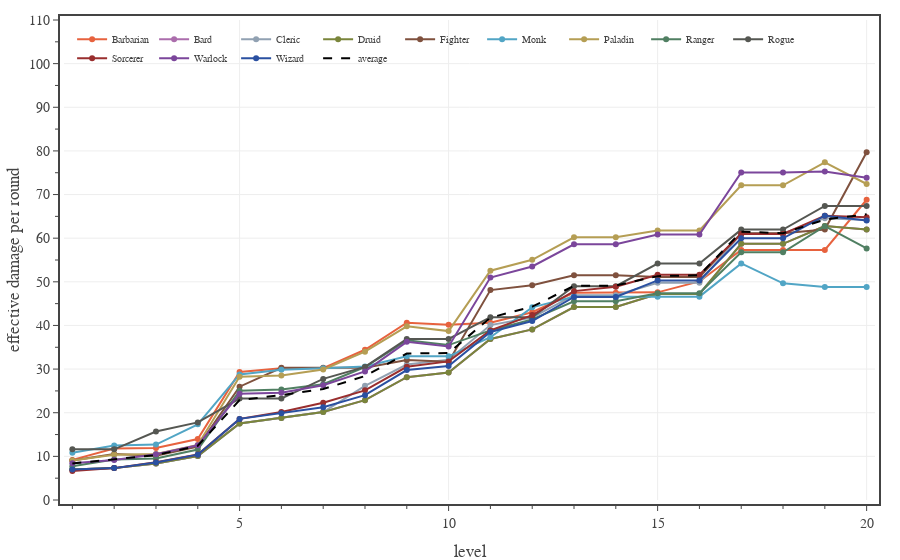

The cell this chart's notebook holds for it:
### Code cell
# Plots eDPR for each class, calculated for a full adventuring day with Medium encounters and two short rests.
encounter_difficulty = 'Medium'
pc_data_file = f'./pc data - {encounter_difficulty} 2 short rests.json'

with open(pc_data_file, 'r') as fin:
    pc_data = json.load(fin)

levels = np.array(range(1,21,1))

fig = go.Figure(
    layout=go.Layout(
        template=TFB_TEMPLATE,
        xaxis=dict(
            title_text='level',
            range=[0.8, 20.2],
            tick0=0, dtick=5,
            minor=dict(tick0=0, dtick=1),
        ),
        yaxis=dict(
            title_text='effective damage per round',
            range=[0, 110],
            tick0=0, dtick=10,
            minor=dict(tick0=0, dtick=5),
        ),
        legend=dict(
            yanchor='top',  y=0.99,
            xanchor='left', x=0.01,
            bgcolor='rgba(0,0,0,0)',
        )
    )
)

eDPRmean = np.zeros(20)
for pc in PC_CLASSES:
    eDPR = np.array([x['effective damage per round mean'] for x in pc_data[pc]])
    eDPRmean += eDPR

    fig.add_trace(go.Scatter(
        x=levels, 
        y=eDPR,
        mode='lines+markers', 
        line={'color': PC_CLASSES[pc]['color']},
        unselected=dict(marker=dict(opacity=0.0)),
        name=pc,
        hovertemplate=
            '<b>'+pc+'</b><br>'+
            'lvl %{x}<br>'+
            'eDPR %{y:.1f}'+
            '<extra></extra>'
    ))

eDPRmean /= len(PC_CLASSES)
fig.add_trace(go.Scatter(
    x=levels, 
    y=eDPRmean,
    mode='lines', 
    line=dict(color='black', dash='dash'),
    unselected=dict(marker=dict(opacity=0.0)),
    name='average',
    hoverinfo='skip'
))

# show figure
fig.show(config=TFB_CONFIG)

# save small format figure
if SAVEFIGS:
    file_name = f'./fig-pcs-encounter-edpr-vs-level-{encounter_difficulty.lower()}-adventuring-days-large.html'
    fig_html = fig.to_html(
        config=TFB_CONFIG,
        include_plotlyjs=False, 
        full_html=False, 
    )
    fig_soup = BeautifulSoup(fig_html, 'html.parser')
    fig_soup.div['class'] = 'plotly-div-large'
    with open(file_name, 'wb') as fout:
        fout.write(fig_soup.prettify('utf-8'))

# save small format figure
if SAVEFIGS:
    fig.update_traces(marker=dict(size=4))
    fig.update_layout(font=dict(size=10), legend=dict(font_size=8))
    file_name = f'./fig-pcs-encounter-edpr-vs-level-{encounter_difficulty.lower()}-adventuring-days-small.html'
    fig_html = fig.to_html(
        config=TFB_CONFIG,
        include_plotlyjs=False, 
        full_html=False, 
    )
    fig_soup = BeautifulSoup(fig_html, 'html.parser')
    fig_soup.div['class'] = 'plotly-div-small'
    with open(file_name, 'wb') as fout:
        fout.write(fig_soup.prettify('utf-8'))

### Figure 1 — Plotly figure (JSON) as saved in the notebook; plotly's stock layout.template omitted (floating-point values rounded to 4 significant figures)
{"data": [{"hovertemplate": "<b>Barbarian</b><br>lvl %{x}<br>eDPR %{y:.1f}<extra></extra>", "line": {"color": "#E7623E"}, "mode": "lines+markers", "name": "Barbarian", "type": "scatter", "unselected": {"marker": {"opacity": 0}}, "x": [1, 2, 3, 4, 5, 6, 7, 8, 9, 10, 11, 12, 13, 14, 15, 16, 17, 18, 19, 20], "y": [9.188, 11.81, 11.91, 13.98, 29.32, 30.21, 30.21, 34.43, 40.61, 40.15, 40.61, 43.02, 47.51, 47.51, 47.59, 50.09, 57.32, 57.32, 57.32, 68.81]}, {"hovertemplate": "<b>Bard</b><br>lvl %{x}<br>eDPR %{y:.1f}<extra></extra>", "line": {"color": "#AB6DAC"}, "mode": "lines+markers", "name": "Bard", "type": "scatter", "unselected": {"marker": {"opacity": 0}}, "x": [1, 2, 3, 4, 5, 6, 7, 8, 9, 10, 11, 12, 13, 14, 15, 16, 17, 18, 19, 20], "y": [6.979, 7.305, 8.359, 10.07, 17.56, 18.8, 20.17, 22.88, 28.15, 29.23, 36.89, 39.09, 44.22, 44.22, 47.22, 47.22, 58.71, 58.71, 62.79, 62.0]}, {"hovertemplate": "<b>Cleric</b><br>lvl %{x}<br>eDPR %{y:.1f}<extra></extra>", "line": {"color": "#91A1B2"}, "mode": "lines+markers", "name": "Cleric", "type": "scatter", "unselected": {"marker": {"opacity": 0}}, "x": [1, 2, 3, 4, 5, 6, 7, 8, 9, 10, 11, 12, 13, 14, 15, 16, 17, 18, 19, 20], "y": [6.979, 7.305, 8.359, 10.07, 17.56, 18.8, 20.17, 26.17, 31.05, 32.14, 40.09, 41.83, 46.95, 46.95, 49.8, 49.8, 61.08, 61.08, 64.59, 64.15]}, {"hovertemplate": "<b>Druid</b><br>lvl %{x}<br>eDPR %{y:.1f}<extra></extra>", "line": {"color": "#7A853B"}, "mode": "lines+markers", "name": "Druid", "type": "scatter", "unselected": {"marker": {"opacity": 0}}, "x": [1, 2, 3, 4, 5, 6, 7, 8, 9, 10, 11, 12, 13, 14, 15, 16, 17, 18, 19, 20], "y": [6.979, 7.305, 8.359, 10.07, 17.56, 18.8, 20.17, 22.88, 28.15, 29.23, 36.89, 39.09, 44.22, 44.22, 47.22, 47.22, 58.71, 58.71, 62.79, 62.0]}, {"hovertemplate": "<b>Fighter</b><br>lvl %{x}<br>eDPR %{y:.1f}<extra></extra>", "line": {"color": "#7F513E"}, "mode": "lines+markers", "name": "Fighter", "type": "scatter", "unselected": {"marker": {"opacity": 0}}, "x": [1, 2, 3, 4, 5, 6, 7, 8, 9, 10, 11, 12, 13, 14, 15, 16, 17, 18, 19, 20], "y": [9.037, 10.54, 10.17, 12.25, 25.97, 30.29, 30.29, 30.29, 32.07, 31.69, 48.1, 49.21, 51.51, 51.51, 51.12, 51.12, 61.15, 61.15, 61.97, 79.67]}, {"hovertemplate": "<b>Monk</b><br>lvl %{x}<br>eDPR %{y:.1f}<extra></extra>", "line": {"color": "#51A5C5"}, "mode": "lines+markers", "name": "Monk", "type": "scatter", "unselected": {"marker": {"opacity": 0}}, "x": [1, 2, 3, 4, 5, 6, 7, 8, 9, 10, 11, 12, 13, 14, 15, 16, 17, 18, 19, 20], "y": [10.84, 12.5, 12.71, 17.33, 28.77, 29.82, 30.21, 30.6, 32.92, 32.92, 37.31, 44.15, 46.6, 46.6, 46.6, 46.6, 54.22, 49.66, 48.8, 48.8]}, {"hovertemplate": "<b>Paladin</b><br>lvl %{x}<br>eDPR %{y:.1f}<extra></extra>", "line": {"color": "#B59E54"}, "mode": "lines+markers", "name": "Paladin", "type": "scatter", "unselected": {"marker": {"opacity": 0}}, "x": [1, 2, 3, 4, 5, 6, 7, 8, 9, 10, 11, 12, 13, 14, 15, 16, 17, 18, 19, 20], "y": [9.037, 10.39, 10.56, 12.61, 28.25, 28.53, 29.93, 33.99, 39.79, 38.71, 52.55, 55.05, 60.2, 60.2, 61.77, 61.77, 72.13, 72.13, 77.39, 72.42]}, {"hovertemplate": "<b>Ranger</b><br>lvl %{x}<br>eDPR %{y:.1f}<extra></extra>", "line": {"color": "#507F62"}, "mode": "lines+markers", "name": "Ranger", "type": "scatter", "unselected": {"marker": {"opacity": 0}}, "x": [1, 2, 3, 4, 5, 6, 7, 8, 9, 10, 11, 12, 13, 14, 15, 16, 17, 18, 19, 20], "y": [7.746, 9.295, 9.489, 11.55, 25.06, 25.33, 26.55, 30.48, 36.6, 35.5, 38.86, 41.39, 45.52, 45.52, 47.37, 47.37, 56.77, 56.77, 62.76, 57.65]}, {"hovertemplate": "<b>Rogue</b><br>lvl %{x}<br>eDPR %{y:.1f}<extra></extra>", "line": {"color": "#555752"}, "mode": "lines+markers", "name": "Rogue", "type": "scatter", "unselected": {"marker": {"opacity": 0}}, "x": [1, 2, 3, 4, 5, 6, 7, 8, 9, 10, 11, 12, 13, 14, 15, 16, 17, 18, 19, 20], "y": [11.62, 11.62, 15.69, 17.78, 23.24, 23.24, 27.76, 30.5, 36.92, 36.92, 41.89, 41.89, 48.99, 48.99, 54.19, 54.19, 61.97, 61.97, 67.39, 67.39]}, {"hovertemplate": "<b>Sorcerer</b><br>lvl %{x}<br>eDPR %{y:.1f}<extra></extra>", "line": {"color": "#992E2E"}, "mode": "lines+markers", "name": "Sorcerer", "type": "scatter", "unselected": {"marker": {"opacity": 0}}, "x": [1, 2, 3, 4, 5, 6, 7, 8, 9, 10, 11, 12, 13, 14, 15, 16, 17, 18, 19, 20], "y": [6.652, 7.305, 8.642, 10.43, 18.59, 20.17, 22.28, 25.13, 30.53, 31.77, 38.87, 42.37, 47.87, 48.85, 51.61, 51.61, 60.95, 60.95, 65.16, 64.8]}, {"hovertemplate": "<b>Warlock</b><br>lvl %{x}<br>eDPR %{y:.1f}<extra></extra>", "line": {"color": "#7B469B"}, "mode": "lines+markers", "name": "Warlock", "type": "scatter", "unselected": {"marker": {"opacity": 0}}, "x": [1, 2, 3, 4, 5, 6, 7, 8, 9, 10, 11, 12, 13, 14, 15, 16, 17, 18, 19, 20], "y": [8.434, 9.188, 10.51, 12.54, 24.34, 24.58, 26.28, 29.46, 36.25, 35.17, 50.98, 53.52, 58.6, 58.6, 60.84, 60.84, 75.05, 75.05, 75.27, 73.86]}, {"hovertemplate": "<b>Wizard</b><br>lvl %{x}<br>eDPR %{y:.1f}<extra></extra>", "line": {"color": "#2A50A1"}, "mode": "lines+markers", "name": "Wizard", "type": "scatter", "unselected": {"marker": {"opacity": 0}}, "x": [1, 2, 3, 4, 5, 6, 7, 8, 9, 10, 11, 12, 13, 14, 15, 16, 17, 18, 19, 20], "y": [6.979, 7.305, 8.604, 10.38, 18.59, 19.88, 21.25, 24.03, 29.77, 30.71, 38.52, 41.01, 46.54, 46.54, 50.32, 50.32, 59.96, 59.96, 65.16, 64.03]}, {"hoverinfo": "skip", "line": {"color": "black", "dash": "dash"}, "mode": "lines", "name": "average", "type": "scatter", "unselected": {"marker": {"opacity": 0}}, "x": [1, 2, 3, 4, 5, 6, 7, 8, 9, 10, 11, 12, 13, 14, 15, 16, 17, 18, 19, 20], "y": [8.373, 9.323, 10.28, 12.42, 22.9, 24.04, 25.44, 28.4, 33.57, 33.68, 41.8, 44.3, 49.06, 49.14, 51.3, 51.51, 61.5, 61.12, 64.28, 65.46]}], "layout": {"legend": {"bgcolor": "rgba(0,0,0,0)", "x": 0.01, "xanchor": "left", "y": 0.99, "yanchor": "top"}, "xaxis": {"dtick": 5, "minor": {"dtick": 1, "tick0": 0}, "range": [0.8, 20.2], "tick0": 0, "title": {"text": "level"}}, "yaxis": {"dtick": 10, "minor": {"dtick": 5, "tick0": 0}, "range": [0, 110], "tick0": 0, "title": {"text": "effective damage per round"}}}}
